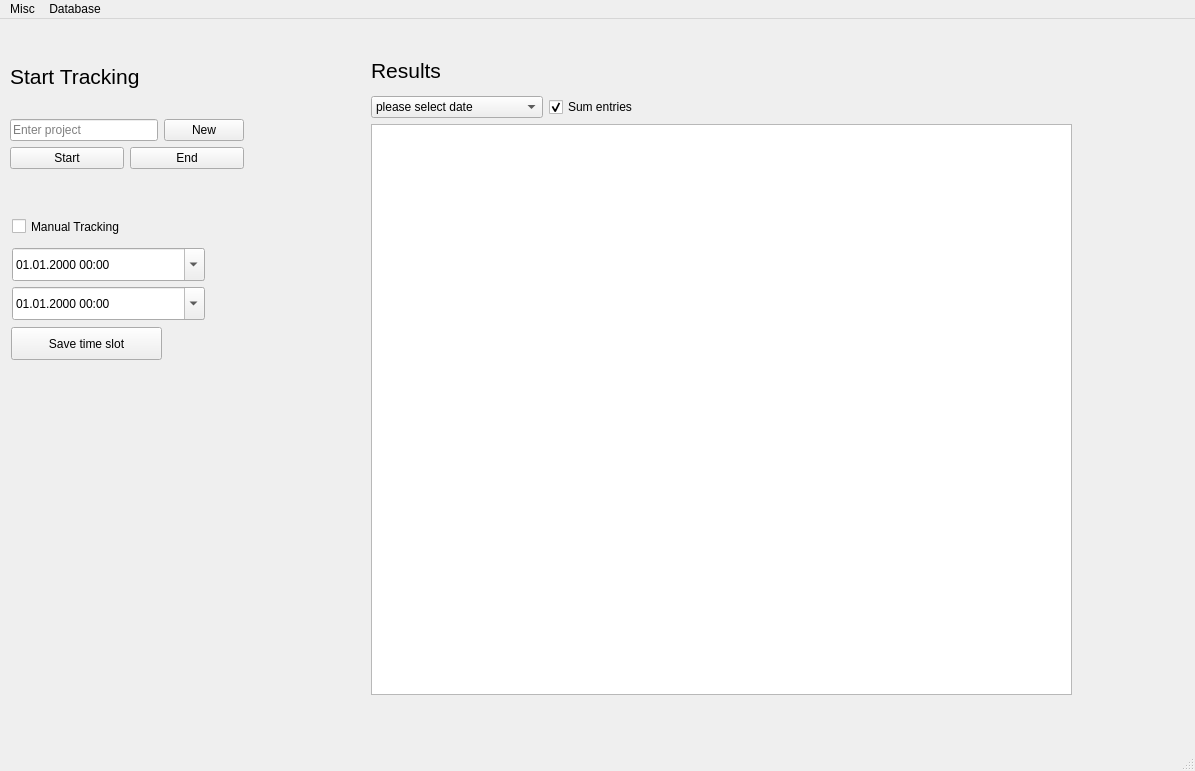
<?xml version="1.0" encoding="UTF-8"?>
<ui version="4.0">
 <class>QtTimeMgrWindow</class>
 <widget class="QMainWindow" name="QtTimeMgrWindow">
  <property name="geometry">
   <rect>
    <x>0</x>
    <y>0</y>
    <width>1195</width>
    <height>771</height>
   </rect>
  </property>
  <property name="windowTitle">
   <string>nomispaz Qt Timetracker</string>
  </property>
  <property name="styleSheet">
   <string notr="true">font: 16pt &quot;Liberation Sans&quot;;</string>
  </property>
  <widget class="QWidget" name="centralwidget">
   <widget class="QPlainTextEdit" name="oMainTextField">
    <property name="geometry">
     <rect>
      <x>371</x>
      <y>105</y>
      <width>701</width>
      <height>571</height>
     </rect>
    </property>
   </widget>
   <widget class="QWidget" name="layoutWidget">
    <property name="geometry">
     <rect>
      <x>10</x>
      <y>20</y>
      <width>234</width>
      <height>130</height>
     </rect>
    </property>
    <layout class="QVBoxLayout" name="verticalLayout_2">
     <item>
      <layout class="QVBoxLayout" name="verticalLayout">
       <item>
        <widget class="QLabel" name="label">
         <property name="font">
          <font>
           <family>Liberation Sans</family>
           <pointsize>16</pointsize>
           <weight>50</weight>
           <italic>false</italic>
           <bold>false</bold>
          </font>
         </property>
         <property name="text">
          <string>Start Tracking</string>
         </property>
        </widget>
       </item>
       <item>
        <layout class="QHBoxLayout" name="horizontalLayout_2">
         <item>
          <widget class="QLineEdit" name="iProject">
           <property name="text">
            <string/>
           </property>
           <property name="placeholderText">
            <string>Enter project</string>
           </property>
          </widget>
         </item>
         <item>
          <widget class="QPushButton" name="bNewProject">
           <property name="text">
            <string>New</string>
           </property>
          </widget>
         </item>
        </layout>
       </item>
       <item>
        <layout class="QHBoxLayout" name="horizontalLayout">
         <item>
          <widget class="QPushButton" name="bStart">
           <property name="text">
            <string>Start</string>
           </property>
          </widget>
         </item>
         <item>
          <widget class="QPushButton" name="bEnd">
           <property name="text">
            <string>End</string>
           </property>
          </widget>
         </item>
        </layout>
       </item>
      </layout>
     </item>
    </layout>
   </widget>
   <widget class="QPushButton" name="bSaveTimeslot">
    <property name="geometry">
     <rect>
      <x>11</x>
      <y>308</y>
      <width>151</width>
      <height>33</height>
     </rect>
    </property>
    <property name="text">
     <string>Save time slot</string>
    </property>
   </widget>
   <widget class="QWidget" name="layoutWidget">
    <property name="geometry">
     <rect>
      <x>371</x>
      <y>31</y>
      <width>350</width>
      <height>68</height>
     </rect>
    </property>
    <layout class="QVBoxLayout" name="verticalLayout_3">
     <item>
      <widget class="QLabel" name="label_2">
       <property name="font">
        <font>
         <family>Liberation Sans</family>
         <pointsize>16</pointsize>
         <weight>50</weight>
         <italic>false</italic>
         <bold>false</bold>
        </font>
       </property>
       <property name="text">
        <string>Results</string>
       </property>
      </widget>
     </item>
     <item>
      <layout class="QHBoxLayout" name="horizontalLayout_3">
       <item>
        <widget class="QComboBox" name="lGetData">
         <item>
          <property name="text">
           <string>please select date</string>
          </property>
         </item>
         <item>
          <property name="text">
           <string>current day</string>
          </property>
         </item>
         <item>
          <property name="text">
           <string>last day</string>
          </property>
         </item>
         <item>
          <property name="text">
           <string>current week</string>
          </property>
         </item>
         <item>
          <property name="text">
           <string>last week</string>
          </property>
         </item>
         <item>
          <property name="text">
           <string>current month</string>
          </property>
         </item>
         <item>
          <property name="text">
           <string>last month</string>
          </property>
         </item>
         <item>
          <property name="text">
           <string>custom date</string>
          </property>
         </item>
        </widget>
       </item>
       <item>
        <widget class="QCheckBox" name="cSumOrSingle">
         <property name="text">
          <string>Sum entries</string>
         </property>
         <property name="checked">
          <bool>true</bool>
         </property>
        </widget>
       </item>
      </layout>
     </item>
    </layout>
   </widget>
   <widget class="QDateTimeEdit" name="iDatetimeStart">
    <property name="geometry">
     <rect>
      <x>12</x>
      <y>229</y>
      <width>193</width>
      <height>33</height>
     </rect>
    </property>
    <property name="displayFormat">
     <string>dd.MM.yyyy hh:mm</string>
    </property>
    <property name="calendarPopup">
     <bool>true</bool>
    </property>
   </widget>
   <widget class="QCheckBox" name="bManualTracking">
    <property name="geometry">
     <rect>
      <x>12</x>
      <y>192</y>
      <width>179</width>
      <height>31</height>
     </rect>
    </property>
    <property name="text">
     <string>Manual Tracking</string>
    </property>
   </widget>
   <widget class="QDateTimeEdit" name="iDatetimeEnd">
    <property name="geometry">
     <rect>
      <x>12</x>
      <y>268</y>
      <width>193</width>
      <height>33</height>
     </rect>
    </property>
    <property name="displayFormat">
     <string>dd.MM.yyyy hh:mm</string>
    </property>
    <property name="calendarPopup">
     <bool>true</bool>
    </property>
   </widget>
  </widget>
  <widget class="QMenuBar" name="menuBar">
   <property name="geometry">
    <rect>
     <x>0</x>
     <y>0</y>
     <width>1195</width>
     <height>30</height>
    </rect>
   </property>
   <widget class="QMenu" name="menuMisc">
    <property name="title">
     <string>Misc</string>
    </property>
    <widget class="QMenu" name="menuDelete_data">
     <property name="title">
      <string>Delete data</string>
     </property>
     <addaction name="bDeleteProject"/>
     <addaction name="bDeleteTrackingEntry"/>
    </widget>
    <addaction name="bClear"/>
    <addaction name="menuDelete_data"/>
   </widget>
   <widget class="QMenu" name="menuDatabase">
    <property name="title">
     <string>Database</string>
    </property>
    <addaction name="bClearDb"/>
   </widget>
   <addaction name="menuMisc"/>
   <addaction name="menuDatabase"/>
  </widget>
  <widget class="QStatusBar" name="statusbar"/>
  <action name="bClear">
   <property name="text">
    <string>Clear Ouput</string>
   </property>
  </action>
  <action name="bClearDb">
   <property name="text">
    <string>Clear Database</string>
   </property>
  </action>
  <action name="actionDelete_Data">
   <property name="text">
    <string>Delete Data</string>
   </property>
  </action>
  <action name="bDeleteProject">
   <property name="text">
    <string>Delete project</string>
   </property>
  </action>
  <action name="bDeleteTrackingEntry">
   <property name="text">
    <string>Delete tracking entry</string>
   </property>
  </action>
 </widget>
 <resources/>
 <connections/>
</ui>
